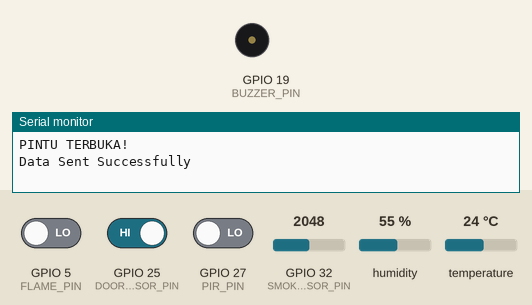
Recording of a sketch running on a simulated ESP32. On the bench: buzzer (waves = sounding, pin HIGH), the last lines printed to the serial monitor. Inputs (shaded band) come from the test bench; at power-on: GPIO 5 (FLAME_PIN) LOW, GPIO 25 (DOOR_SENSOR_PIN) HIGH, GPIO 27 (PIR_PIN) LOW, GPIO 32 (SMOKE_SENSOR_PIN) = 2048, humidity 55 %, temperature 24 °C. WiFi joins after 1.5 s; servers stay silent unless stated; uploads are accepted with an empty reply.

Above: at 3.2 s.
3.3 s: GPIO 5 (FLAME_PIN) driven HIGH
At 6.0 s:
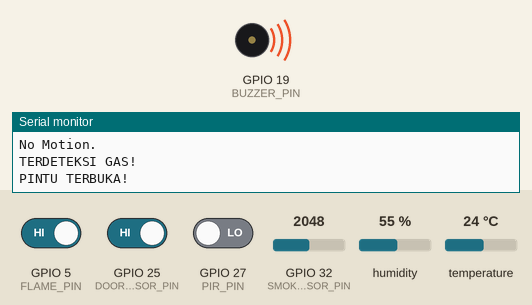
17.3 s: GPIO 5 (FLAME_PIN) driven LOW
At 18.7 s:
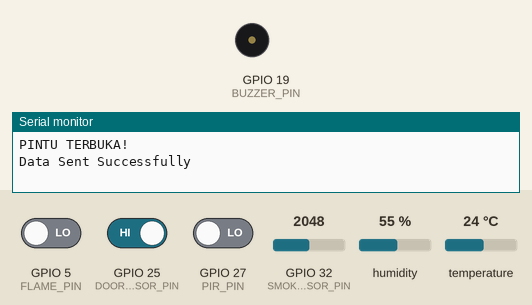
Timing chart, 0 to 20.3 s (numbered marks = the images above; inputs shaded):
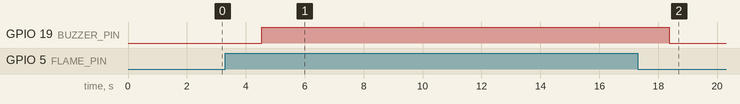

The sketch:

srmd.ino
```cpp
#include <WiFi.h>
#include <HTTPClient.h>
#include <DHT.h>

#define FLAME_PIN 5
#define BUZZER_PIN 19
#define DHTPIN 4
#define PIR_PIN 27
#define SMOKE_SENSOR_PIN 32
#define DOOR_SENSOR_PIN 25
#define DHTTYPE DHT11
DHT dht(DHTPIN, DHTTYPE);

// const char* ssid = "UrWhatUsay";
// const char* password = "janganlupa12";
// const char* serverUrl = "http://192.168.18.5:8000/api/datasensor";

// const char* ssid = "smartroom";
// const char* password = "smartroom519";
// const char* serverUrl = "http://192.168.1.149:8000/api/datasensor";

// const char* ssid = "Redmi Note 11";
// const char* password = "janganlupa12";
// const char* serverUrl = "http://192.168.240.16:8000/api/datasensor";

// const char* ssid = "SAWCON DEEZ";
// const char* password = "peepeepoopoo";
// const char* serverUrl = "http://192.168.83.16:8000/api/datasensor";

// const char* ssid = "Wammu";
// const char* password = "2444666668888888LOL";
// const char* serverUrl = "http://192.168.214.16:8000/api/datasensor";

const char* ssid = "Mili's";
const char* password = "cewenyahyunjin";
const char* serverUrl = "http://192.168.199.16:8000/api/datasensor";

int flameValue;
int pirValue;
int smokeSensorValue;
int doorState;

void connectWiFi() {
  WiFi.begin(ssid, password);
  while (WiFi.status() != WL_CONNECTED) {
    delay(1000);
    Serial.println("Connecting to WiFi...");
  }
  Serial.println("WiFi TERSAMBUNG!");
}

void setup() {
  Serial.begin(9600);
  pinMode(FLAME_PIN, INPUT);
  pinMode(BUZZER_PIN, OUTPUT);
  pinMode(PIR_PIN, INPUT);
  pinMode(SMOKE_SENSOR_PIN, INPUT);
  pinMode(DOOR_SENSOR_PIN, INPUT_PULLUP);
  dht.begin();
  connectWiFi();
}

void loop() {

  float h = dht.readHumidity();
  float t = dht.readTemperature();

  Serial.print("Humidity: ");
  Serial.print(h);
  Serial.println("%");
  Serial.print("Temperature: ");
  Serial.print(t);
  Serial.println(" Celsius");

  flameValue = digitalRead(FLAME_PIN);
  if (flameValue == HIGH) {
    Serial.println("FLAME DETECTED!");
    digitalWrite(BUZZER_PIN, HIGH);
  } else {
    Serial.println("No Flame.");
    digitalWrite(BUZZER_PIN, LOW);
  }

  pirValue = digitalRead(PIR_PIN);
  if (pirValue == HIGH) {
    Serial.println("Motion Detected!");

  } else {
    Serial.println("No Motion.");

  }

  smokeSensorValue = analogRead(SMOKE_SENSOR_PIN);
  if (smokeSensorValue > 100) {
    Serial.println("TERDETEKSI GAS!");
  } else{
    Serial.println("Tidak ada Gas.");
  }

  doorState = digitalRead(DOOR_SENSOR_PIN);
  if (doorState == HIGH) {
    Serial.println("PINTU TERBUKA!");
  } else {
    Serial.println("Pintu Tertutup.");
  }

String postData = "{\"suhu\":" + String(t) +
                    ",\"kelembapan\":" + String(h) +
                    ",\"api\":" + String(flameValue) +
                    ",\"asap\":" + String(smokeSensorValue) +
                    ",\"motion\":" + String(pirValue) +
                    ",\"pintu\":" + String(doorState) +
                    ",\"buzzer\":" + String(digitalRead(BUZZER_PIN)) +
                    "}";

  //HTTP
  HTTPClient http;
  http.begin(serverUrl);
  http.addHeader("Content-Type", "application/json");

  int httpResponseCode = http.POST(postData);

  if (httpResponseCode == 200) {
    Serial.println("Data Sent Successfully");
  } else {
    Serial.print("Error sending data. HTTP response code: ");
    Serial.println(httpResponseCode);
  }

    http.end();

  Serial.println(" ");
  delay(1000);
}
```

Measured:
- after the input at 3.3 s, GPIO 19 (BUZZER_PIN): LOW → HIGH after 1.2 s
- after the input at 17.3 s, GPIO 19 (BUZZER_PIN): HIGH → LOW after 1.1 s
